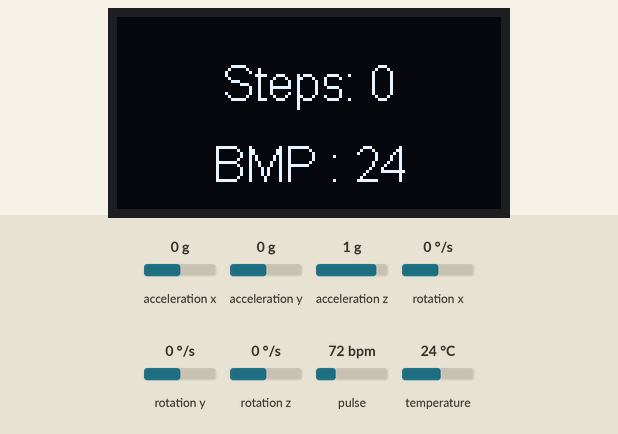
Recording of a program running on a simulated ESP8266 (NodeMCU). Shown: 128×64 one-colour display. Inputs (shaded band) come from the test bench; at power-on: acceleration x 0 g, acceleration y 0 g, pulse 72 bpm, acceleration z 1 g, rotation x 0 °/s, rotation y 0 °/s, rotation z 0 °/s, temperature 24 °C. WiFi joins after 1.5 s; servers stay silent unless stated; what the program prints to the serial monitor is not drawn.

Above: at 3.4 s.
3.5 s: acceleration x set to -1.4 g
At 3.68 s:
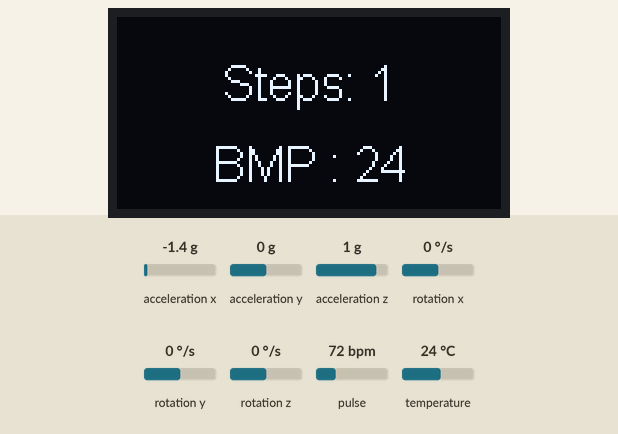
5.0 s: acceleration x set to 0 g
At 6.1 s:
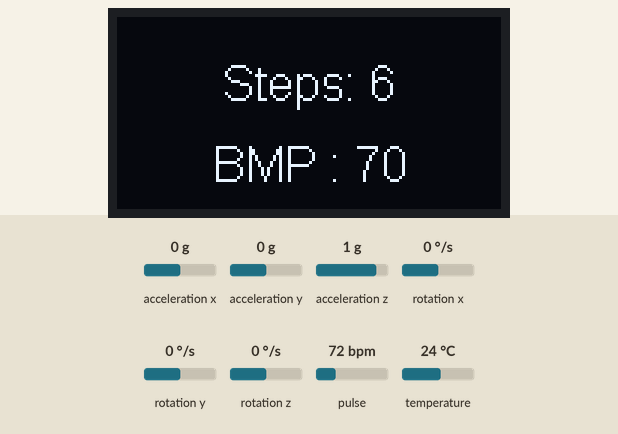
7.1 s: acceleration y set to -1.4 g
At 7.56 s:
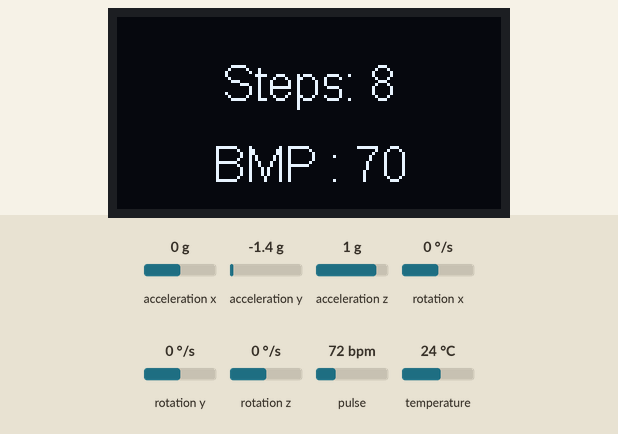
8.6 s: pulse set to 42 bpm
At 9.84 s:
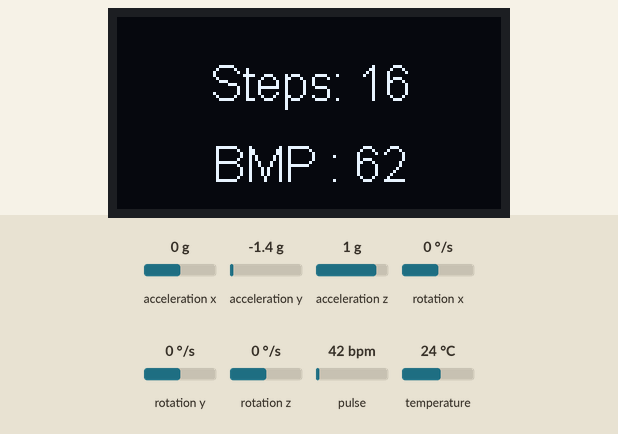
11.1 s: acceleration y set to 0 g
At 13.8 s:
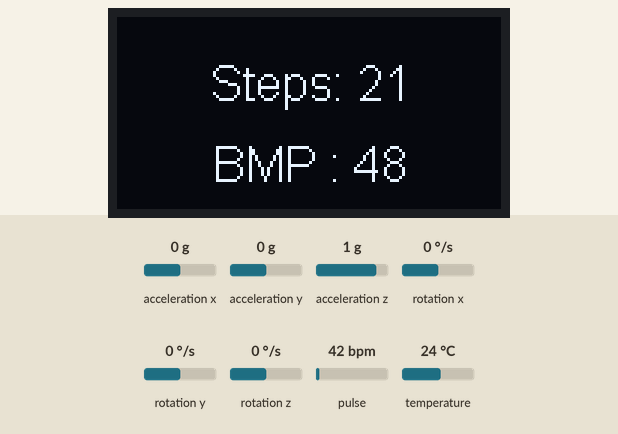
14.1 s: pulse set to 100 bpm
At 17.7 s:
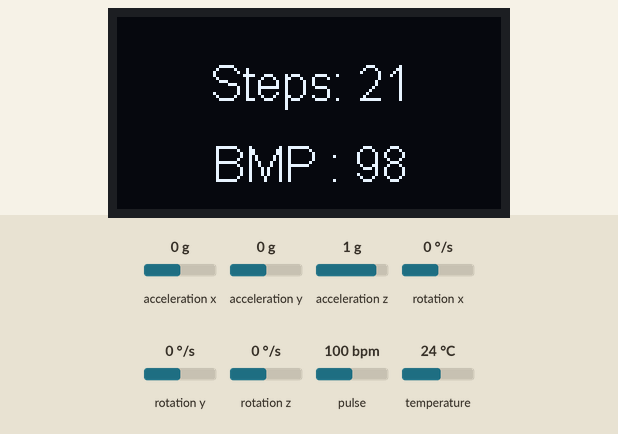
Timing chart, 0 to 18.1 s (numbered marks = the images above; inputs shaded):
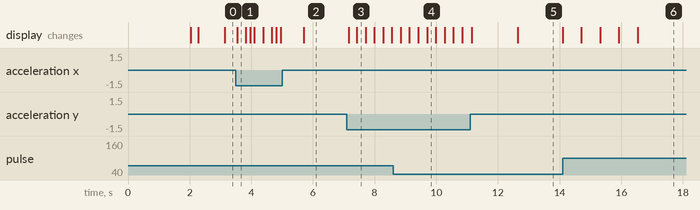

The program:

main.cpp
```cpp
#include <Arduino.h>
#include "main.h"


void setup()
{

  Serial.begin(115200);
  Serial.println("Starting...");

  setupWebServer();//连网
  initDispaly();//初始化OLED屏幕
  delay(100);

  setupMPU();//设置MPU6050
  setupHeartRateSensor();//设置心率传感器

  while (wifiConnected())//连网
  ;
  initUI();
}

void loop()
{

  stepCalculate();//计步

  loopHeartRateSensor();//测心率

  handleWebServer();//处理网页

  //显示步数和心率数据
  setStep(getStep());
  setHeartRate(getHeartRate());
  drawBpm();
  drawSteps();

}
```

display.h
```cpp
#include "SSD1306Wire.h"
#include "OLEDDisplayUi.h"

void initDispaly();

void initUI();

void setHeartRate(int BPM);

void drawBpm();

void drawSteps();

void setStep(int step);
```

main.h
```cpp
#include <Arduino.h>
#include <Wire.h>
#include "display.h"
#include "web.h"
#include "mpu.h"
#include "sensor.h"
```

mpu.h
```cpp
#include <Adafruit_MPU6050.h>
#include <Adafruit_Sensor.h>
#include "display.h"

void setupMPU();

int getStep();

void stepCalculate();
```

sensor.h
```cpp
#include "display.h"
#include <Wire.h>
#include "MAX30105.h"
#include "heartRate.h"

void setupHeartRateSensor();

void loopHeartRateSensor();

int getHeartRate();
```

web.h
```cpp
#include <ESP8266WiFi.h>
#include <ESP8266WebServer.h>
#include "mpu.h"
#include "sensor.h"

void handleRoot() ;

void setupWebServer();

void handleWebServer();

boolean wifiConnected();
```

display.cpp
```cpp
#include "display.h"

SSD1306Wire display(0x3c, SDA, SCL, GEOMETRY_128_64);
OLEDDisplayUi ui(&display);

int displayBPM = 0;
int displayStep = 0;

void setStep(int step)
{
    displayStep=step;
}

void setHeartRate(int BPM)
{
    displayBPM = BPM;
}
void drawBpm() //显示 BPM
{
    //黑色矩形填充，覆盖上一次显示数据
    display.setColor(BLACK);
    display.fillRect(18, 33, 110, 32);

    //显示BMP
    display.setColor(WHITE);
    display.setFont(ArialMT_Plain_16);
    display.setTextAlignment(TEXT_ALIGN_CENTER);
    display.drawString(64, 40, "BMP : " + String(displayBPM));

    //刷新
    display.display();
}
void drawSteps()   //显示 steps
{
    //黑色矩形填充，覆盖上一次显示数据
    display.setColor(BLACK);
    display.fillRect(27, 14, 100, 18);

    //显示步数
    display.setColor(WHITE);
    display.setFont(ArialMT_Plain_16);
    display.setTextAlignment(TEXT_ALIGN_CENTER);
    display.drawString(64, 13, "Steps: " + String(displayStep));

    //刷新
    display.display();
}

void initDispaly()   //显示 "booting"
{
    display.init();
    display.flipScreenVertically();
    display.setFont(ArialMT_Plain_16);
    display.setTextAlignment(TEXT_ALIGN_CENTER);
    display.drawString(64, 32, "Booting...");
    display.display();
}

void initUI()
{
    ui.setTargetFPS(60);
    ui.disableAutoTransition();
    ui.disableAllIndicators();
    ui.setFrameAnimation(SLIDE_LEFT);
    ui.init();
    display.flipScreenVertically();
}
```

mpu.cpp
```cpp
#include "mpu.h"
Adafruit_MPU6050 mpu;


int step_cnt=0;
int lasttime = 0;
int thistime=260;
float xx=0;
float yy=0;
float zz=0;


void setupMPU()//启动陀螺仪
{
    Serial.println("find MPU6050 chip");

    //初始化失败
    if (!mpu.begin())
    {
        Serial.println("Failed to find MPU6050 chip");
        while (1)
        {
            delay(10);
        }
    }

    //配置 MPU6050 参数
    mpu.setAccelerometerRange(MPU6050_RANGE_16_G);
    mpu.setGyroRange(MPU6050_RANGE_250_DEG);
    mpu.setFilterBandwidth(MPU6050_BAND_21_HZ);

    //初始化计步
    step_cnt=0;

    delay(100);
}


void stepCalculate()//计步
{
    sensors_event_t a, g, temp;

    //获取加速度计数据
    mpu.getEvent(&a, &g, &temp);
    xx = a.acceleration.x;
    yy = a.acceleration.y;
    zz = a.acceleration.z;

    //计算合成加速度大小
    float accelerationMagnitude = sqrt(xx * xx + yy * yy + zz * zz);

    //检测到一个步伐
    if (accelerationMagnitude > 10 && (thistime - lasttime > 250))
    {
        lasttime = thistime; //更新时间
        step_cnt = step_cnt + 1; //更新步数
    }

    thistime = millis();//更新时间
}

int getStep()
{
    return step_cnt;
}
```

sensor.cpp
```cpp
#include "sensor.h"

MAX30105 particleSensor;

const byte RATE_SIZE = 4;
byte rates[RATE_SIZE];
byte rateSpot = 0;
long lastBeat = 0; //上次心跳发生时间
float beatsPerMinute;
int beatAvg = 0;

void setupHeartRateSensor()//设置心率传感器
{

  Serial.begin(115200);
  Serial.println("Initializing...");

  //启动 MAX30105 传感器失败
  if (!particleSensor.begin(Wire, I2C_SPEED_FAST))
  {
    Serial.println("MAX30105 was not found. Please check wiring/power. ");
    while (1);
  }

  Serial.println("Place your index finger on the sensor with steady pressure.");

  //配置传感器默认设置
  particleSensor.setup(); //Configure sensor with default settings
  particleSensor.setPulseAmplitudeRed(0x0A); //Turn Red LED to low to indicate sensor is running
  particleSensor.setPulseAmplitudeGreen(0); //Turn off Green LED
}

void loopHeartRateSensor()//读取心率
{

  long irValue = particleSensor.getIR();//获取红外光传感器的值

  //检测到心跳信号
  if (checkForBeat(irValue) == true)
  {

    long delta = millis() - lastBeat; //计算时间间隔
    lastBeat = millis();//更新时间

    beatsPerMinute = 60 / (delta / 1000.0);//计算心率

    if (beatsPerMinute < 255 && beatsPerMinute > 20)//计算出的心率值在合理范围内
    {

      rates[rateSpot++] = (byte)beatsPerMinute; //将心率值存储在 rates 数组中

      rateSpot %= RATE_SIZE; //循环包装

      //计算心率平均值
      beatAvg = 0;
      for (byte x = 0 ; x < RATE_SIZE ; x++)
        beatAvg += rates[x];
      beatAvg /= RATE_SIZE;

    }
  }

  //传感器没有检测到手指
  if (irValue < 50000)
    Serial.print(" No finger?");

  Serial.println();

}

int getHeartRate()
{
    return beatAvg;
}
```

web.cpp
```cpp
#include "web.h"
#include "display.h"

ESP8266WebServer server(80);

void handleRoot()//处理根路径请求
{
    String htmlContent = "<!DOCTYPE html>"
                    "<html>"
                    "<head>"
                    "<style>"
                    "body { font-family: Arial, sans-serif; background-color: black; color: white; text-align: center; margin: 0; display: flex; flex-direction: column; justify-content: center; align-items: center; height: 100vh; }"
                    ".container { display: flex; justify-content: space-between; align-items: center; padding: 20px; width: 80%; margin: 20px auto; }"
                    ".column { flex: 1; }"
                    "h1 { color: white; font-size: 56px; margin: 0; }"
                    ".icon { color: red; font-size: 96px; margin-bottom: 20px; }"
                    ".data { font-size: 48px; }"
                    "</style>"
                    "</head>"
                    "<body>";


    //获取步数、心率数据
    int stepCount = getStep();
    int heartRate = getHeartRate();

    //构建 HTML 内容
    htmlContent += "<h1>NodeMCU Health Data</h1>";
    htmlContent += "<div class='container'>";
    htmlContent += "<div class='column'>";
    htmlContent += "<div class='icon'>&#10084;</div>";
    htmlContent += "<p class='data'>Heart Rate: " + String(heartRate) + " bpm</p>";
    htmlContent += "</div>";
    htmlContent += "<div class='column'>";
    htmlContent += "<div class='icon'>&#128094;</div>";
    htmlContent += "<p class='data'>Step Count: " + String(stepCount) + "</p>";
    htmlContent += "</div>";
    htmlContent += "</div>";
    htmlContent += "</body>"
                   "</html>";

    //发送 HTTP 响应
    server.send(200, "text/html", htmlContent);
}


void setupWebServer()//设置 Web 服务器
{

  WiFi.begin("nova 8 SE", "wanzhe2003");//连接到 Wi-Fi 网络

  //等待连接成功
  while (WiFi.status() != WL_CONNECTED)
  {
    delay(1000);
    Serial.println("Connecting to WiFi...");
  }

  //打印连接信息和 IP 地址
  Serial.println("Connected to WiFi");
  Serial.println(WiFi.localIP());

  //根路径处理
  server.on("/", handleRoot);

  //启动服务器
  server.begin();
  Serial.println("HTTP server started");
}

void handleWebServer()
{
  server.handleClient();
}

boolean wifiConnected()
{
    return WiFi.status() != WL_CONNECTED;
}
```

Measured:
- after the input at 7.1 s, the display: first changes after 0.06 s (image 3 shows a later state)
- after the input at 14.1 s, the display: first changes after 0.60 s (image 6 shows a later state)
- what the display in image 5 shows lasts 1.5 s, from 12.6 s to 14.1 s
